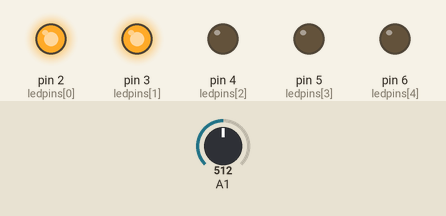
A sketch run on a simulated Arduino Uno, built with avr-gcc and run on an emulated ATmega328P. Shown: output pins drawn as LEDs (lit = HIGH). Inputs (shaded band) come from the test bench; at power-on: A1 = 512.

Above: at 1.2 s.
1.3 s: A1 set to 553
2.8 s: A1 set to 579
At 4.0 s:
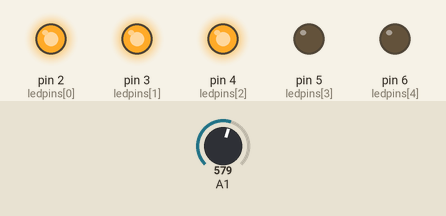
4.3 s: A1 set to 306
At 5.3 s:
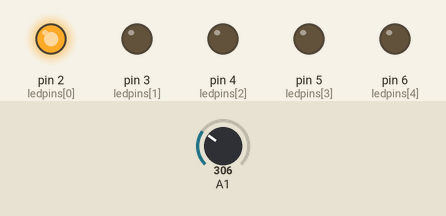
5.8 s: A1 set to 198
7.3 s: A1 set to 174
At 7.6 s:
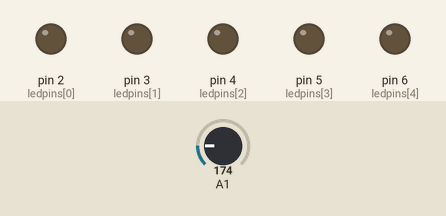
8.8 s: A1 set to 200
At 9.9 s:
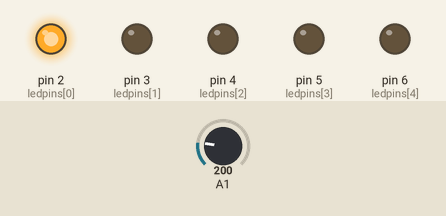
Timing chart, 0 to 11.3 s (numbered marks = the images above; inputs shaded):
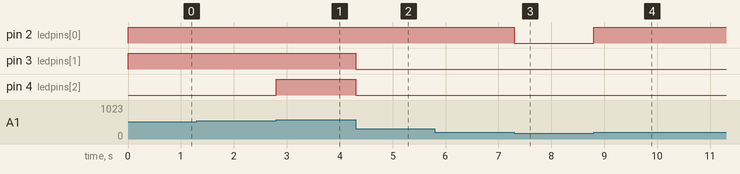

Measured:
- the behaviour switches between 569 and 570 on A1 (found by bisection; images 0 and 1)
- the behaviour switches between 190 and 189 on A1 (found by bisection; images 2 and 3)
- after the input at 1.3 s, every drawn part: stays the same
- after the input at 2.8 s, pin 4 (ledpins[2]): LOW → HIGH at once
- after the input at 4.3 s, pin 3 (ledpins[1]), pin 4 (ledpins[2]): HIGH → LOW at once
- after the input at 5.8 s, every drawn part: stays the same
- after the input at 7.3 s, pin 2 (ledpins[0]): HIGH → LOW at once
- after the input at 8.8 s, pin 2 (ledpins[0]): LOW → HIGH at once

The sketch:

RowOfLEDs.ino
```cpp
int ledpins[5] = {2,3,4,5,6};

void setup() {
  // put your setup code here, to run once:
pinMode(A1, INPUT);
for(int i = 0; i < 5; i++){
  pinMode(ledpins[i], OUTPUT);
}
}

void loop() {
  // put your main code here, to run repeatedly:
  for(int j = 0; j < 5; j++){
    if(analogRead(A1) >= (190 * (j+1))){
      digitalWrite(ledpins[j], HIGH);
    }
    else{
      digitalWrite(ledpins[j], LOW);
    }
}
}
```
